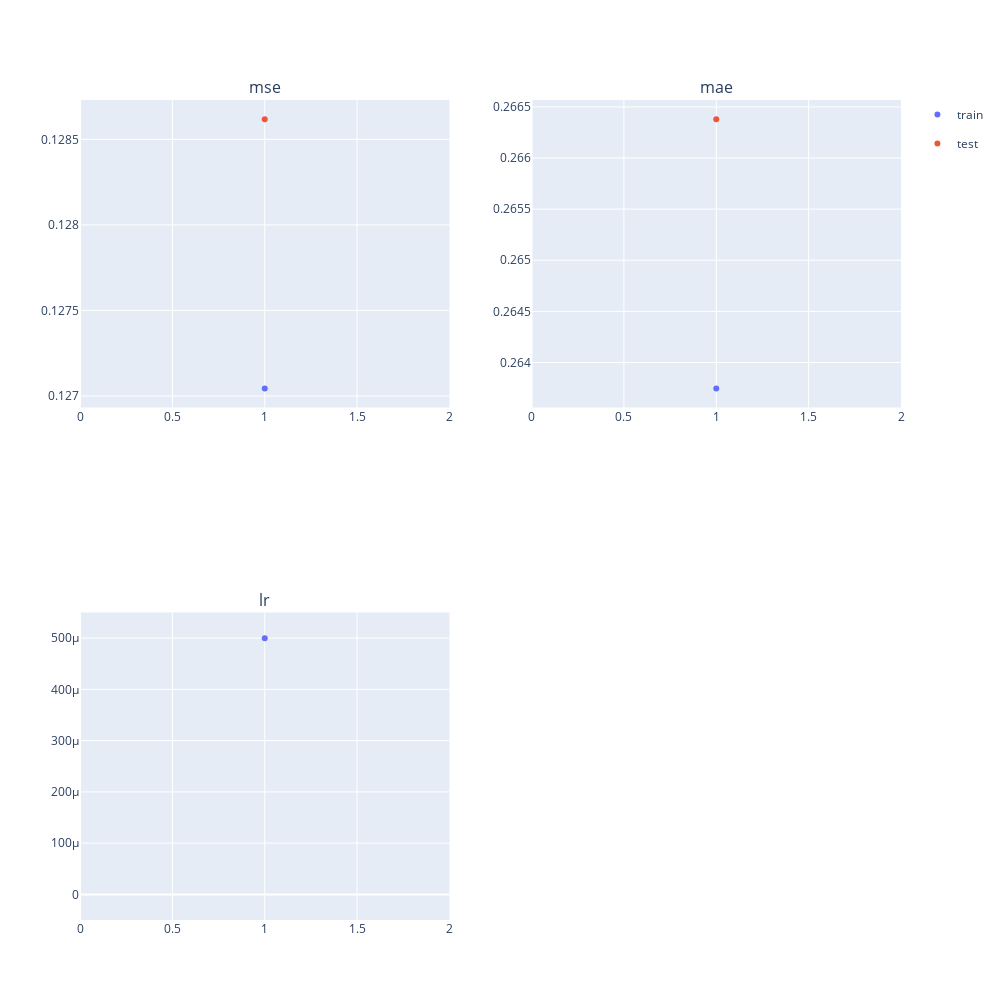

Here is the notebook cell this chart was saved with:
### Code cell
do_model(model, train_dataset, val_dataset, criterion, optimizer, scheduler, history, "04.t_transfer", patience=7)

### Figure 1 — Plotly figure (JSON) as saved in the notebook; plotly's stock layout.template omitted (floating-point values rounded to 4 significant figures)
{"data": [{"hovertemplate": "phase=train<br>epoch=%{x}<br>mse=%{y}<extra></extra>", "legendgroup": "train", "marker": {"color": "#636efa", "symbol": "circle"}, "mode": "markers", "name": "train", "orientation": "v", "showlegend": true, "type": "scatter", "x": [1], "xaxis": "x", "y": [0.127], "yaxis": "y"}, {"hovertemplate": "phase=test<br>epoch=%{x}<br>mse=%{y}<extra></extra>", "legendgroup": "test", "marker": {"color": "#EF553B", "symbol": "circle"}, "mode": "markers", "name": "test", "orientation": "v", "showlegend": true, "type": "scatter", "x": [1], "xaxis": "x", "y": [0.1286], "yaxis": "y"}, {"hovertemplate": "phase=train<br>epoch=%{x}<br>mae=%{y}<extra></extra>", "legendgroup": "train", "marker": {"color": "#636efa", "symbol": "circle"}, "mode": "markers", "name": "train", "orientation": "v", "showlegend": false, "type": "scatter", "x": [1], "xaxis": "x2", "y": [0.2637], "yaxis": "y2"}, {"hovertemplate": "phase=test<br>epoch=%{x}<br>mae=%{y}<extra></extra>", "legendgroup": "test", "marker": {"color": "#EF553B", "symbol": "circle"}, "mode": "markers", "name": "test", "orientation": "v", "showlegend": false, "type": "scatter", "x": [1], "xaxis": "x2", "y": [0.2664], "yaxis": "y2"}, {"hovertemplate": "phase=train<br>epoch=%{x}<br>lr=%{y}<extra></extra>", "legendgroup": "train", "marker": {"color": "#636efa", "symbol": "circle"}, "mode": "markers", "name": "train", "orientation": "v", "showlegend": false, "type": "scatter", "x": [1], "xaxis": "x3", "y": [0.0005], "yaxis": "y3"}, {"hovertemplate": "phase=test<br>epoch=%{x}<br>lr=%{y}<extra></extra>", "legendgroup": "test", "marker": {"color": "#EF553B", "symbol": "circle"}, "mode": "markers", "name": "test", "orientation": "v", "showlegend": false, "type": "scatter", "x": [1], "xaxis": "x3", "y": [null], "yaxis": "y3"}], "layout": {"annotations": [{"font": {"size": 16}, "showarrow": false, "text": "mse", "x": 0.225, "xanchor": "center", "xref": "paper", "y": 1, "yanchor": "bottom", "yref": "paper"}, {"font": {"size": 16}, "showarrow": false, "text": "mae", "x": 0.775, "xanchor": "center", "xref": "paper", "y": 1, "yanchor": "bottom", "yref": "paper"}, {"font": {"size": 16}, "showarrow": false, "text": "lr", "x": 0.225, "xanchor": "center", "xref": "paper", "y": 0.375, "yanchor": "bottom", "yref": "paper"}], "height": 1000, "showlegend": true, "width": 1000, "xaxis": {"anchor": "y", "domain": [0, 0.45]}, "xaxis2": {"anchor": "y2", "domain": [0.55, 1]}, "xaxis3": {"anchor": "y3", "domain": [0, 0.45]}, "xaxis4": {"anchor": "y4", "domain": [0.55, 1]}, "yaxis": {"anchor": "x", "domain": [0.625, 1]}, "yaxis2": {"anchor": "x2", "domain": [0.625, 1]}, "yaxis3": {"anchor": "x3", "domain": [0, 0.375], "range": [-5e-05, 0.00055]}, "yaxis4": {"anchor": "x4", "domain": [0, 0.375]}}}
